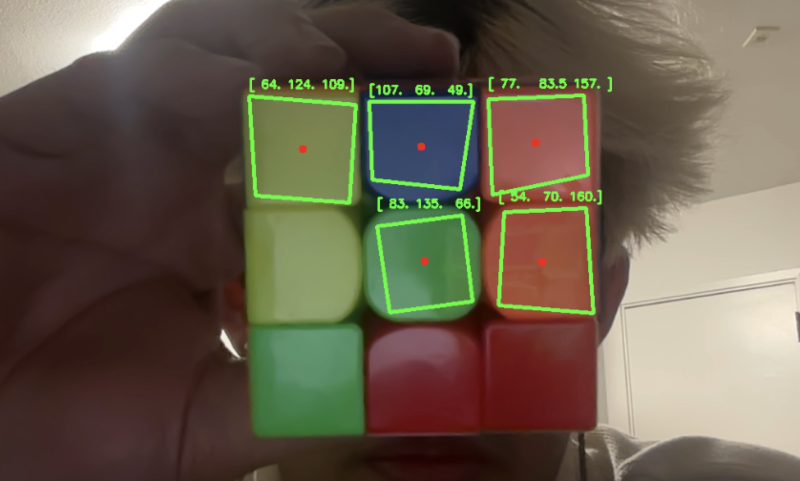
#> input picture scripts/manim/felix_source.jpg, 1600 x 962 px (shown at 1/2 size)
$ python felix_assets.py
#> lines starting #> are read from the running program, lines starting #| are printed output that depends on the picture
"""
Regenerate the image asset felix_scene.py needs.

    pip install pillow
    python felix_assets.py

Crops the cube out of felix_source.jpg — a real frame of Felix running, with the
detector's green facelet contours, red sample points and printed RGB triples
still on it. That capture is the only one of its kind in the repo, which is why
it is committed here rather than left in public/media, where the demo's poster
frame would have overwritten it.

Output goes to ./assets/ next to this script and is NOT committed: derived data,
and the encoded mp4 already carries the result.
"""

from pathlib import Path

from PIL import Image

HERE = Path(__file__).resolve().parent
OUT = HERE / "assets"


def main() -> None:
    OUT.mkdir(exist_ok=True)
    src = Image.open(HERE / "felix_source.jpg").convert("RGB")
#> src is the input picture: PIL image 1600x962 RGB; mean R, G, B 104, 93.4, 76.2
    # The cube fills roughly the middle of the 1600x962 frame; this trims the
    # hand and the room without clipping any of the outlined facelets.
    crop = src.crop((470, 140, 1230, 900)).resize((560, 560), Image.LANCZOS)
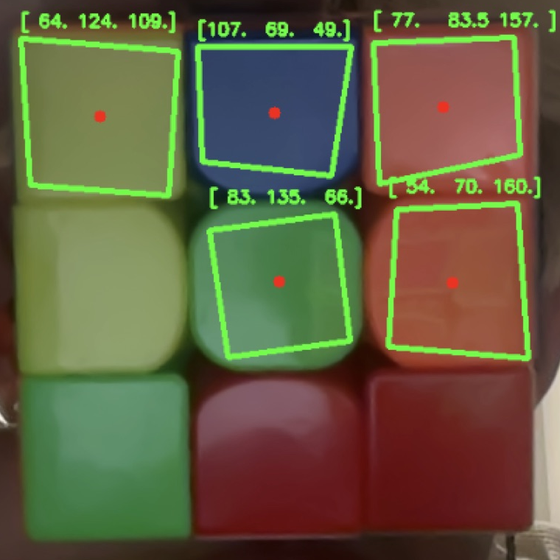
#> crop: PIL image 560x560 RGB; mean R, G, B 99.3, 94.7, 64.9
    crop.save(OUT / "felix_scan.png")
    print(f"wrote {OUT / 'felix_scan.png'}")


if __name__ == "__main__":
    main()
